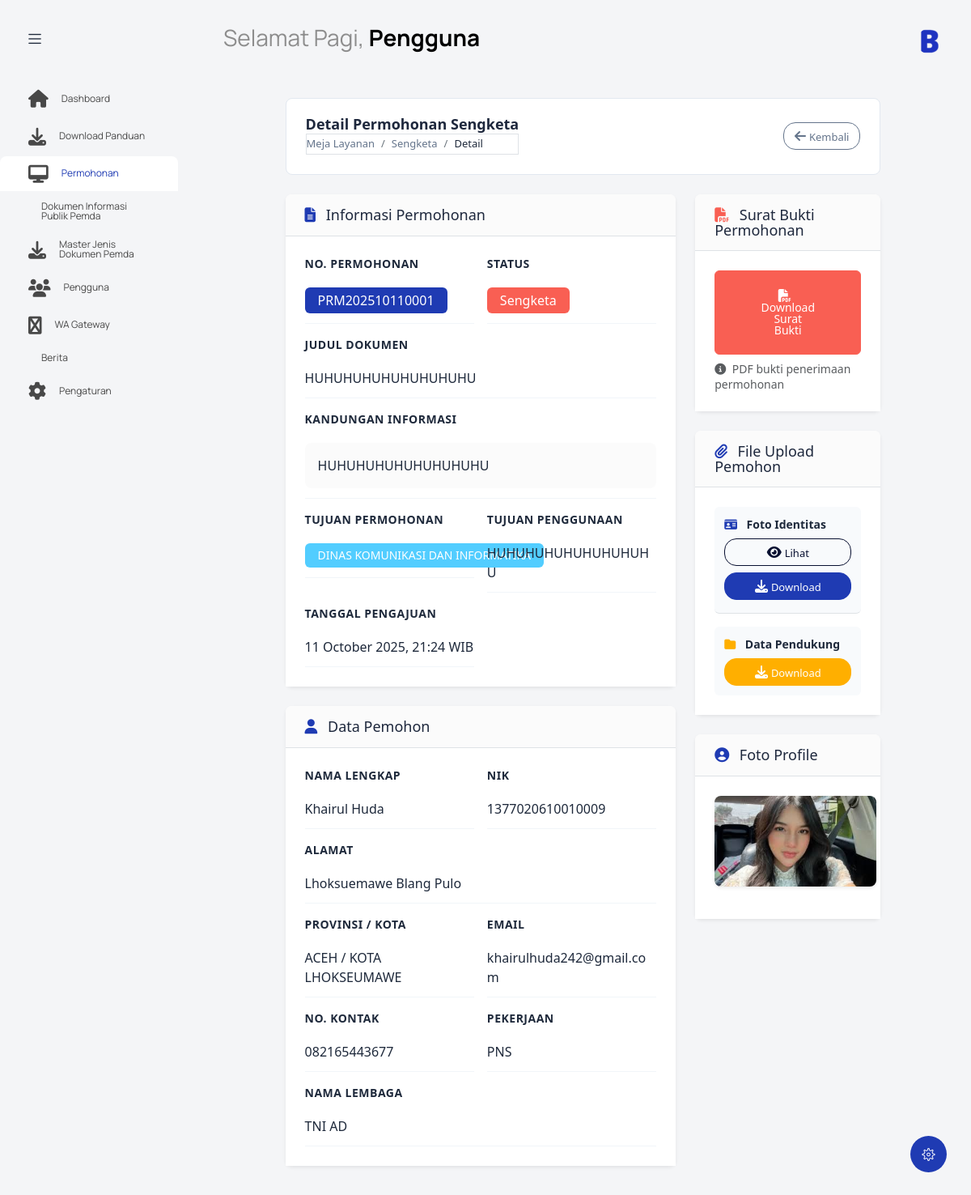
The page /index.php?controller=permohonanadmin&action=sengketaView&id=45 (signed in) on the database its author committed.
### tables this page shows
CREATE TABLE `permohonan` (
  `id_permohonan` int NOT NULL,
  `id_user` int NOT NULL,
  `no_permohonan` varchar(255) DEFAULT NULL,
  `sisa_jatuh_tempo` int DEFAULT NULL,
  `tujuan_permohonan` text,
  `komponen_tujuan` varchar(255) DEFAULT NULL,
  `judul_dokumen` varchar(255) DEFAULT NULL,
  `kandungan_informasi` text,
  `tujuan_penggunaan_informasi` text,
  `upload_foto_identitas` varchar(255) DEFAULT NULL,
  `upload_data_pedukung` varchar(255) DEFAULT NULL,
  `status` varchar(50) DEFAULT 'Diproses\r\n',
  `sumber_media` varchar(100) DEFAULT NULL,
  `catatan_petugas` text,
  `alasan_penolakan` text,
  `created_at` timestamp NULL DEFAULT CURRENT_TIMESTAMP,
  `updated_at` timestamp NULL DEFAULT CURRENT_TIMESTAMP ON UPDATE CURRENT_TIMESTAMP
);

CREATE TABLE `biodata_pengguna` (
  `id_biodata` int NOT NULL,
  `nama_lengkap` varchar(255) NOT NULL,
  `nik` varchar(16) NOT NULL,
  `alamat` text,
  `provinsi` varchar(100) DEFAULT NULL,
  `city` varchar(100) DEFAULT NULL,
  `jenis_kelamin` enum('Laki-laki','Perempuan') DEFAULT NULL,
  `usia` int DEFAULT NULL,
  `pendidikan` varchar(100) DEFAULT NULL,
  `pekerjaan` varchar(100) DEFAULT NULL,
  `no_kontak` varchar(20) DEFAULT NULL,
  `email` varchar(255) DEFAULT NULL,
  `foto_profile` varchar(255) DEFAULT NULL,
  `status_pengguna` enum('pribadi','lembaga') NOT NULL,
  `nama_lembaga` varchar(255) DEFAULT NULL,
  `upload_ktp` varchar(255) DEFAULT NULL,
  `upload_akta` varchar(255) DEFAULT NULL
);

### views/permohonan_admin/sengketa/view.php (the view, shortened to what the rows shown need)
<?php include('template/header.php'); ?>
<body class="with-welcome-text">
  <div class="container-scroller">
    <?php include 'template/navbar.php'; ?>
    <div class="container-fluid page-body-wrapper">
      <?php include 'template/setting_panel.php'; ?>
      <?php include 'template/sidebar.php'; ?>
      <div class="main-panel">
        <div class="content-wrapper">
          <div class="row justify-content-center">
            <div class="col-12 col-xl-10">
              <div class="page-header mb-4">
                <div class="d-flex flex-column flex-md-row justify-content-between align-items-start align-items-md-center">
                  <div class="mb-2 mb-md-0">
                    <h4 class="page-title mb-1 text-dark">Detail Permohonan Sengketa</h4>
                    <nav aria-label="breadcrumb">
                      <ol class="breadcrumb mb-0 fs-6">
                        <li class="breadcrumb-item"><a href="index.php?controller=permohonanadmin&action=index" class="text-decoration-none">Meja Layanan</a></li>
                        <li class="breadcrumb-item"><a href="index.php?controller=permohonanadmin&action=sengketaIndex" class="text-decoration-none">Sengketa</a></li>
                        <li class="breadcrumb-item active" aria-current="page">Detail</li>
                      </ol>
                    </nav>
                  </div>
                  <div class="d-flex gap-2">
                    <a href="index.php?controller=permohonanadmin&action=sengketaIndex" class="btn btn-outline-secondary btn-sm">
                      <i class="fas fa-arrow-left me-1"></i>Kembali
                    </a>
                  </div>
                </div>
              </div>
              <div class="row g-4">
                <div class="col-lg-8">
                  <div class="card shadow-sm border-0 mb-4">
                    <div class="card-header bg-light border-bottom">
                      <h5 class="card-title mb-0 text-dark fw-normal">
                        <i class="fas fa-file-alt me-2 text-primary"></i>
                        Informasi Permohonan
                      </h5>
                    </div>
                    <div class="card-body p-4">
                      <div class="row g-3">
                        <div class="col-md-6">
                          <div class="info-item">
                            <label class="info-label">No. Permohonan</label>
                            <div class="info-value">
                              <span class="badge bg-primary fs-6 px-3 py-2"><?php echo htmlspecialchars($permohonan['no_permohonan'] ?? ''); ?></span>
                            </div>
                          </div>
                        </div>
                        <div class="col-md-6">
                          <div class="info-item">
                            <label class="info-label">Status</label>
                            <div class="info-value">
                              <span class="badge bg-danger fs-6 px-3 py-2">Sengketa</span>
                            </div>
                          </div>
                        </div>
                        <div class="col-12">
                          <div class="info-item">
                            <label class="info-label">Judul Dokumen</label>
                            <div class="info-value"><?php echo htmlspecialchars($permohonan['judul_dokumen'] ?? ''); ?></div>
                          </div>
                        </div>
                        <div class="col-12">
                          <div class="info-item">
                            <label class="info-label">Kandungan Informasi</label>
                            <div class="info-value">
                              <div class="bg-light p-3 rounded">
                                <?php echo nl2br(htmlspecialchars($permohonan['kandungan_informasi'] ?? '')); ?>
                              </div>
                            </div>
                          </div>
                        </div>
                        <div class="col-md-6">
                          <div class="info-item">
                            <label class="info-label">Tujuan Permohonan</label>
                            <div class="info-value">
                              <span class="badge bg-info"><?php echo htmlspecialchars($permohonan['tujuan_permohonan'] ?? ''); ?></span>
                            </div>
                          </div>
                        </div>
                        <div class="col-md-6">
                          <div class="info-item">
                            <label class="info-label">Tujuan Penggunaan</label>
                            <div class="info-value"><?php echo htmlspecialchars($permohonan['tujuan_penggunaan_informasi'] ?? ''); ?></div>
                          </div>
                        </div>
                        <div class="col-md-6">
                          <div class="info-item">
                            <label class="info-label">Tanggal Pengajuan</label>
                            <div class="info-value">
                              <?php echo date('d F Y, H:i', strtotime($permohonan['created_at'] ?? 'now')); ?> WIB
                            </div>
                          </div>
                        </div>
                      </div>
                    </div>
                  </div>
                  <div class="card shadow-sm border-0 mb-4">
                    <div class="card-header bg-light border-bottom">
                      <h5 class="card-title mb-0 text-dark fw-normal">
                        <i class="fas fa-user me-2 text-primary"></i>
                        Data Pemohon
                      </h5>
                    </div>
                    <div class="card-body p-4">
                      <div class="row g-3">
                        <div class="col-md-6">
                          <div class="info-item">
                            <label class="info-label">Nama Lengkap</label>
                            <div class="info-value"><?php echo htmlspecialchars($permohonan['nama_lengkap'] ?? ''); ?></div>
                          </div>
                        </div>
                        <div class="col-md-6">
                          <div class="info-item">
                            <label class="info-label">NIK</label>
                            <div class="info-value"><?php echo htmlspecialchars($permohonan['nik'] ?? ''); ?></div>
                          </div>
                        </div>
                        <div class="col-12">
                          <div class="info-item">
                            <label class="info-label">Alamat</label>
                            <div class="info-value"><?php echo htmlspecialchars($permohonan['alamat'] ?? ''); ?></div>
                          </div>
                        </div>
                        <div class="col-md-6">
                          <div class="info-item">
                            <label class="info-label">Provinsi / Kota</label>
                            <div class="info-value"><?php echo htmlspecialchars($permohonan['provinsi'] ?? ''); ?> / <?php echo htmlspecialchars($permohonan['city'] ?? ''); ?></div>
                          </div>
                        </div>
                        <div class="col-md-6">
                          <div class="info-item">
                            <label class="info-label">Email</label>
                            <div class="info-value"><?php echo htmlspecialchars($permohonan['email'] ?? ''); ?></div>
                          </div>
                        </div>
                        <div class="col-md-6">
                          <div class="info-item">
                            <label class="info-label">No. Kontak</label>
                            <div class="info-value"><?php echo htmlspecialchars($permohonan['no_kontak'] ?? ''); ?></div>
                          </div>
                        </div>
                        <div class="col-md-6">
                          <div class="info-item">
                            <label class="info-label">Pekerjaan</label>
                            <div class="info-value"><?php echo htmlspecialchars($permohonan['pekerjaan'] ?? ''); ?></div>
                          </div>
                        </div>
                        <?php if (!empty($permohonan['nama_lembaga'])): ?>
                          <div class="col-12">
                            <div class="info-item">
                              <label class="info-label">Nama Lembaga</label>
                              <div class="info-value"><?php echo htmlspecialchars($permohonan['nama_lembaga'] ?? ''); ?></div>
                            </div>
                          </div>
                        <?php endif; ?>
                      </div>
                    </div>
                  </div>
                </div>
                <div class="col-lg-4">
                  <div class="card shadow-sm border-0 mb-4">
                    <div class="card-header bg-light border-bottom">
                      <h5 class="card-title mb-0 text-dark fw-normal">
                        <i class="fas fa-file-pdf me-2 text-danger"></i>
                        Surat Bukti Permohonan
                      </h5>
                    </div>
                    <div class="card-body p-4">
                      <div class="d-grid">
                        <a href="index.php?controller=permohonanadmin&action=generatePDF&id=<?php echo $permohonan['id_permohonan']; ?>"
                           class="btn btn-danger btn-lg" target="_blank">
                          <i class="fas fa-file-pdf me-2"></i>Download Surat Bukti
                        </a>
                      </div>
                      <small class="text-muted mt-2 d-block">
                        <i class="fas fa-info-circle me-1"></i>
                        PDF bukti penerimaan permohonan
                      </small>
                    </div>
                  </div>
                  <div class="card shadow-sm border-0 mb-4">
                    <div class="card-header bg-light border-bottom">
                      <h5 class="card-title mb-0 text-dark fw-normal">
                        <i class="fas fa-paperclip me-2 text-primary"></i>
                        File Upload Pemohon
                      </h5>
                    </div>
                    <div class="card-body p-4">
                      <?php if (!empty($permohonan['upload_foto_identitas'])): ?>
                        <div class="file-item mb-3 pb-3 border-bottom">
                          <label class="file-label">
                            <i class="fas fa-id-card me-2 text-primary"></i>
                            Foto Identitas
                          </label>
                          <div class="mt-2">
                            <a href="javascript:void(0)" onclick="showPhotoModal('<?php echo htmlspecialchars($permohonan['upload_foto_identitas']); ?>')" class="btn btn-sm btn-outline-primary w-100 mb-2">
                              <i class="fas fa-eye me-1"></i>Lihat
                            </a>
                            <a href="index.php?controller=permohonanadmin&action=downloadFile&file=<?php echo basename($permohonan['upload_foto_identitas']); ?>&id=<?php echo $permohonan['id_permohonan']; ?>"
                               class="btn btn-sm btn-primary w-100">
                              <i class="fas fa-download me-1"></i>Download
                            </a>
                          </div>
                        </div>
                      <?php endif; ?>
                      <?php if (!empty($permohonan['upload_data_pedukung'])): ?>
                        <div class="file-item">
                          <label class="file-label">
                            <i class="fas fa-folder me-2 text-warning"></i>
                            Data Pendukung
                          </label>
                          <div class="mt-2">
                            <a href="index.php?controller=permohonanadmin&action=downloadFile&file=<?php echo basename($permohonan['upload_data_pedukung']); ?>&id=<?php echo $permohonan['id_permohonan']; ?>"
                               class="btn btn-sm btn-warning w-100">
                              <i class="fas fa-download me-1"></i>Download
                            </a>
                          </div>
                        </div>
                      <?php endif; ?>
                    </div>
                  </div>
                  <?php if (!empty($permohonan['foto_profile'])): ?>
                    <div class="card shadow-sm border-0 mb-4">
                      <div class="card-header bg-light border-bottom">
                        <h5 class="card-title mb-0 text-dark fw-normal">
                          <i class="fas fa-user-circle me-2 text-primary"></i>
                          Foto Profile
                        </h5>
                      </div>
                      <div class="card-body p-4 text-center">
                        <div class="profile-photo-container mb-3">
                          <img src="<?php echo htmlspecialchars($permohonan['foto_profile']); ?>"
                            class="img-fluid rounded shadow-sm" style="max-width: 200px; max-height: 200px; object-fit: cover;" alt="Foto Profile">
                        </div>
                      </div>
                    </div>
                  <?php endif; ?>
                </div>
              </div>
            </div>
          </div>
        </div>
      </div>
    </div>
  </div>
</body>
</html>

### rows shown on the page
permohonan: no_permohonan "PRM202510110001", judul_dokumen "HUHUHUHUHUHUHUHUHU", kandungan_informasi "HUHUHUHUHUHUHUHUHU", tujuan_permohonan "DINAS KOMUNIKASI DAN INFORMATIKA", tujuan_penggunaan_informasi "HUHUHUHUHUHUHUHUHU", created_at "11 October 2025, 21:24", biodata_pengguna.nama_lengkap "Khairul Huda", biodata_pengguna.nik "1377020610010009", biodata_pengguna.alamat "Lhoksuemawe Blang Pulo", biodata_pengguna.provinsi "ACEH", biodata_pengguna.city "KOTA LHOKSEUMAWE", biodata_pengguna.email "khairulhuda242@gmail.com", biodata_pengguna.no_kontak "082165443677", biodata_pengguna.pekerjaan "PNS", biodata_pengguna.nama_lembaga "TNI AD", biodata_pengguna.foto_profile (picture)

### other values the page prints
$greeting "Selamat Pagi"
$nama "Pengguna"
